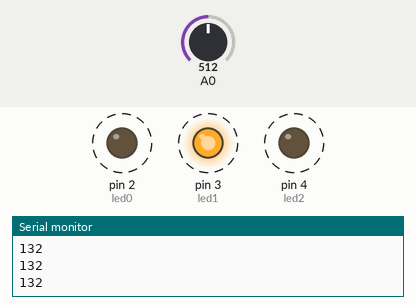
The sketch below on a simulated Arduino Uno, built with avr-gcc and run on an emulated ATmega328P. Shown: output pins drawn as LEDs (lit = HIGH), the last lines printed to the serial monitor. Dashed ring = blinking. The inputs (shaded band) are chosen by the test bench; at power-on: A0 = 512.

Above: at 1.2 s.
1.3 s: A0 set to 122
At 2.2 s:
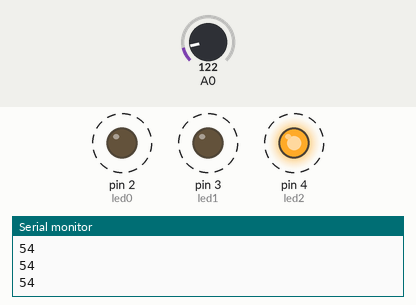
4.3 s: A0 set to 0
At 5.06 s:
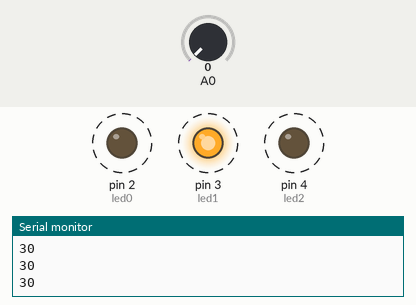
7.3 s: A0 set to 900
At 7.4 s:
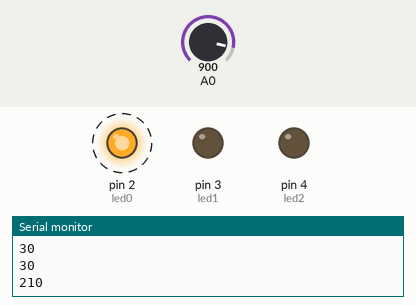
Timing chart, 0 to 16.3 s (numbered marks = the images above; inputs shaded):
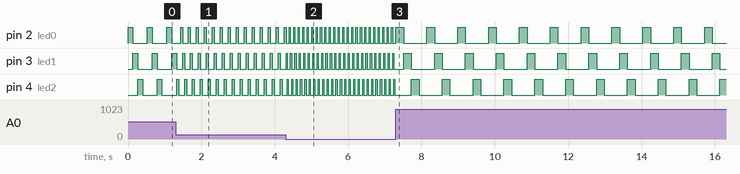

The sketch:

readSerial.ino
```cpp
int led0 = 2;
int led1 = 3;
int led2 = 4;


void setup() {
  Serial.begin(9600); //on initialise la communication série

  //déclaration des différentes diodes
  pinMode(led0, OUTPUT);
  pinMode(led1, OUTPUT);
  pinMode(led2, OUTPUT);

}

int calcDelai() {
  int sensorValue = analogRead(A0);
  int delai = (sensorValue/5)+30;
  Serial.println(delai);
  return delai;
}

void loop() {
  // put your main code here, to run repeatedly:
  digitalWrite(led0, HIGH);
  delay(calcDelai());
  digitalWrite(led0, LOW);
  digitalWrite(led1, HIGH);
  delay(calcDelai());
  digitalWrite(led1, LOW);
  digitalWrite(led2, HIGH);
  delay(calcDelai());
  digitalWrite(led2, LOW);
  delay(calcDelai());
}
```

Measured:
- after the input at 1.3 s, pin 2 (led0): alternates HIGH for 0.05 s and LOW for 0.16 s, starting after 0.13 s; pin 3 (led1): alternates HIGH for 0.05 s and LOW for 0.16 s, starting after 0.19 s; pin 4 (led2): alternates HIGH for 0.05 s and LOW for 0.16 s, starting after 0.08 s
- after the input at 4.3 s, pin 2 (led0): alternates HIGH for 0.03 s and LOW for 0.09 s, starting after 0.10 s; pin 3 (led1): alternates HIGH for 0.03 s and LOW for 0.09 s, starting after 0.13 s; pin 4 (led2): alternates HIGH for 0.03 s and LOW for 0.09 s, starting after 0.07 s
- after the input at 7.3 s, pin 2 (led0), pin 3 (led1): alternates HIGH for 0.21 s and LOW for 0.63 s, starting after 0.21 s; pin 4 (led2): alternates HIGH for 0.21 s and LOW for 0.63 s, starting after 0.42 s
- by itself, pin 2 (led0), pin 3 (led1), pin 4 (led2): alternates HIGH for 0.13 s and LOW for 0.40 s
